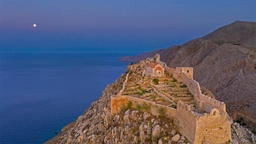
#> input picture segmentation_and_edge_detection/images/raw.jpeg, 256 x 144 px, shrunk from 1920 x 1080 before the run
$ python image_processing.py   (older library calls are emulated)
#> lines starting #> are read from the running program, lines starting #| are printed output that depends on the picture; after the words box and inside, x2 and y2 are one past the last pixel; in counts of white or black regions, pixels touching at a corner belong together
# ---
# jupyter:
#   jupytext:
#     formats: ipynb,py:light
#     text_representation:
#       extension: .py
#       format_name: light
#       format_version: '1.5'
#       jupytext_version: 1.14.0
#   kernelspec:
#     display_name: Python 3 (ipykernel)
#     language: python
#     name: python3
# ---

# # io

import matplotlib.pyplot as plt
import numpy as np
import seaborn as sns

import matplotlib.pyplot as plt
plt.rcParams["figure.figsize"] = (16,9)

import skimage
raw = skimage.io.imread("../images/raw.jpeg")
#> raw is the input picture: shape (144, 256, 3); mean R, G, B 88.3, 92.5, 116


def show(image,gray=True):
    if gray:
        sns.heatmap(image,cmap='gray',rasterized=True)
#         plt.imshow(image,cmap='gray')
    else:
        plt.imshow(image,rasterized=True)


show(raw,gray=False)
plt.savefig("../figures/raw.pdf")

gray = skimage.color.rgb2gray(raw)
show(gray)

# # edge_detect

# ## Sobel

import scipy.ndimage as ndi
import pandas as pd

kernel_x = np.array([
    [1,0,-1],
    [2,0,-2],
    [1,0,-1]])
x_sharpen = ndi.convolve(gray, kernel_x)
show(x_sharpen)

kernel_y = np.array([
    [1,2,1],
    [0,0,0],
    [-1,-2,-1]])
y_sharpen = ndi.convolve(gray,kernel_y)
show(y_sharpen)

show((x_sharpen ** 2 + y_sharpen ** 2) ** 1/2)

sobel_abs = abs(x_sharpen) + abs(y_sharpen)
show(sobel_abs)

sobel = skimage.filters.sobel(gray)
show(sobel)

pd.DataFrame({"sobel": sobel_abs.flatten(), "skimage.filter.sobel": sobel.flatten()}).plot(kind="kde")

# +
plt.subplot(2,2,1)
show(x_sharpen)

plt.subplot(2,2,2)
show(y_sharpen)

plt.subplot(2,2,3)
show(sobel_abs)

plt.subplot(2,2,4)
show(sobel)

plt.savefig("../figures/sobel.pdf",bbox_inches="tight")
#> figure, not shown here; panel 1: curve peaks at x = 0.0369, y = 5.11; panel 1: curve peaks at x = 0.00482, y = 36.06
# -

# ## Prewitt

# $$
#     G'x = \begin{bmatrix}
#         -1 & 0 & 1 \\
#         -1 & 0 & 1 \\
#         -1 & 0 & 1
#     \end{bmatrix}
#     \circledast A
# $$
#
# $$
#     G'y = \begin{bmatrix}
#         1 & 1 & 1 \\
#         0 & 0 & 0 \\
#         -1 & -1 & -1
#     \end{bmatrix}
#     \circledast A
# $$
#
# $$
#     A'(x,y) = |G'_x(x,y)| + |G'_y(x,y)|
# $$

kernel_x = np.array([
    [-1,0,1],
    [-1,0,1],
    [-1,0,1]])
x_sharpen = ndi.convolve(gray, kernel_x)
show(x_sharpen)

kernel_y = np.array([
    [1,1,1],
    [0,0,0],
    [-1,-1,-1]])
y_sharpen = ndi.convolve(gray,kernel_y)
show(y_sharpen)

new_abs = abs(x_sharpen) + abs(y_sharpen)
show(new_abs)

# +
plt.subplot(2,2,1)
show(sobel_abs)

plt.subplot(2,2,2)
show(new_abs)

plt.savefig("../figures/sobel_vs_prewitt.pdf",bbox_inches="tight")
#> figure, not shown here; panel 1: curve peaks at x = 0.0369, y = 5.11; panel 1: curve peaks at x = 0.00482, y = 36.06
# -

pd.DataFrame({"sobel": sobel_abs.flatten(), "personal": new_abs.flatten()}).plot(kind="kde")
plt.savefig("../figures/sobel_compare.pdf")
#> figure, not shown here; curve peaks at x = 0.0369, y = 5.11; curve peaks at x = 0.0254, y = 7.14

# # Hough 线检测

import matplotlib

edge = skimage.feature.canny(gray)
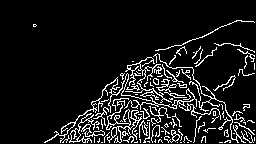
#> edge: shape (144, 256) bool; 10% white in thin lines or dots, all inside (x1, y1, x2, y2) = (33, 20, 255, 143)

plt.subplot(1,2,1)
show(sobel)
plt.subplot(1,2,2)
show(edge)


def display_houge_transform(edge):
    # Classic straight-line Hough transform
    # Set a precision of 0.5 degree.
    tested_angles = \
        np.linspace(-np.pi / 2, np.pi / 2, 360, endpoint=False)
    h, theta, d = \
        skimage.transform.hough_line(gray, theta=tested_angles)
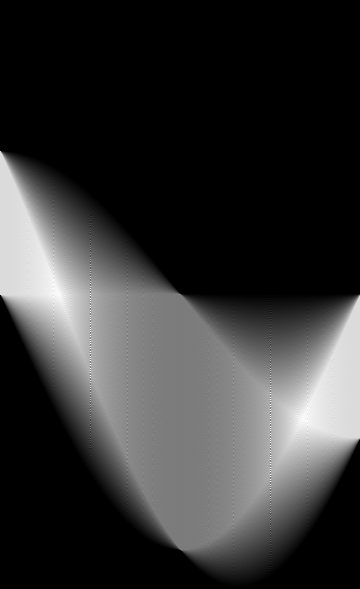
#> h: shape (589, 360) uint64; min 0, max 298, mean 62.6; drawn with min black and max white
#> theta = 360 values from -1.57 to 1.56; d = 589 values from -294 to 294

    # Generating figure 1
    fig, axes = plt.subplots(2,2)
    ax = axes.ravel()

    ax[0].imshow(edge, cmap=matplotlib.cm.gray)
    ax[0].set_title('caany edge detect')
    ax[0].set_axis_off()

    angle_step = 0.5 * np.diff(theta).mean()
#> angle_step = 0.00436
    d_step = 0.5 * np.diff(d).mean()
#> d_step = 0.5
    bounds = [np.rad2deg(theta[0] - angle_step),
              np.rad2deg(theta[-1] + angle_step),
              d[-1] + d_step, d[0] - d_step]
#> bounds = [-90.25, 89.75, 294.5, -294.5]
    # ax[1].imshow(
    #     np.log(1 + h),
    #     extent=bounds,
    #     cmap=matplotlib.cm.gray, aspect=1 / 1.5)
    ax[1].imshow(
        np.log(1 + h),
        extent=bounds,
        cmap=matplotlib.cm.gray)
    ax[1].set_title('Hough transform')
    ax[1].set_xlabel('Angles (degrees)')
    ax[1].set_ylabel('Distance (pixels)')
    ax[1].axis('image')

    ax[2].imshow(edge, cmap=matplotlib.cm.gray)
    ax[2].set_ylim((gray.shape[0], 0))
    ax[2].set_axis_off()
    ax[2].set_title('Detected lines')

    for _, angle, dist in \
            zip(*skimage.transform.hough_line_peaks(h, theta, d)):
        (x0, y0) = dist * np.array([np.cos(angle), np.sin(angle)])
        ax[2].axline((x0, y0), slope=np.tan(angle + np.pi/2))
#> this loop made 54 passes
#> (angle, dist, x0, y0) on passes 1 to 12: (1.11, 126, 56.22, 112.8), (-1.11, -5, -2.23, 4.47), (0.785, 180, 127.3, 127.3), (0.785, 170, 120.2, 120.2), (0.785, 158, 111.7, 111.7), (0.785, 148, 104.7, 104.7), (0.785, 136, 96.17, 96.17), (0.785, 124, 87.68, 87.68), (0.785, 112, 79.2, 79.2), (-0.785, 78, 55.15, -55.15), (-0.785, 66, 46.67, -46.67), (-0.785, 54, 38.18, -38.18)

    ax[3].set_axis_off()

    plt.tight_layout()


display_houge_transform(sobel)
plt.savefig("../figures/hough.pdf")

# + code_folding=[]
display_houge_transform(edge)
#> the loop in display_houge_transform (call 2), `for _, angle, dist in \ zip(*skimage.transform.hough_line_peaks(h, the..` made 54 passes

# +

edge = skimage.feature.canny(gray)
lines = skimage.transform.probabilistic_hough_line(
    edge,
    threshold=10,
    line_length=5,
    line_gap=3)
#> lines = 428 items

# Generating figure 2
fig, axes = plt.subplots(1, 3, figsize=(15, 5), sharex=True, sharey=True)
ax = axes.ravel()


ax[0].imshow(raw, cmap=matplotlib.cm.gray)
ax[0].set_title('Input image')

ax[1].imshow(edge, cmap=matplotlib.cm.gray)
ax[1].set_title('Canny edges')

ax[2].imshow(edge * 0)
for line in lines:
    p0, p1 = line
    ax[2].plot((p0[0], p1[0]), (p0[1], p1[1]))
#> this loop made 428 passes
#> (p0, p1) on passes 1 to 3: ((225, 109), (217, 109)), ((152, 85), (158, 81)), ((149, 70), (162, 61))
ax[2].set_xlim((0, raw.shape[1]))
ax[2].set_ylim((raw.shape[0], 0))
ax[2].set_title('Probabilistic Hough')

for a in ax:
    a.set_axis_off()

plt.tight_layout()
plt.savefig("../figures/probabilistic_hough.pdf")
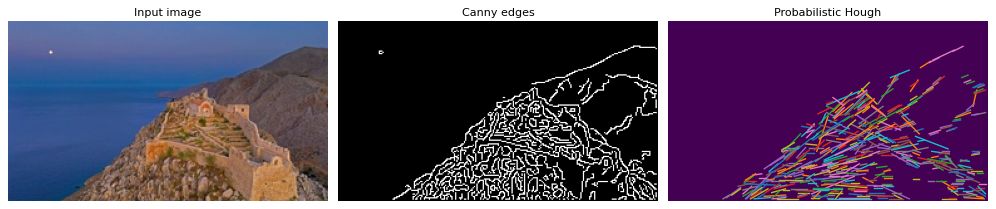
#> figure drawn by matplotlib, 3 panels

# +
import numpy as np

from skimage.transform import hough_line, hough_line_peaks
from skimage.feature import canny
from skimage.draw import line
from skimage import data

import matplotlib.pyplot as plt
from matplotlib import cm


# Constructing test image
image = np.zeros((200, 200))
#> image: shape (200, 200) float64; every value is 0
idx = np.arange(25, 175)
#> idx = 150 values from 25 to 174
image[idx, idx] = 255
image[line(45, 25, 25, 175)] = 255
image[line(25, 135, 175, 155)] = 255
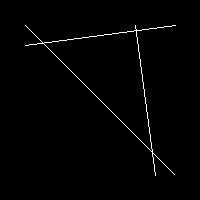
#> image: shape (200, 200) float64; 1.1% white in thin lines or dots, all inside (x1, y1, x2, y2) = (25, 25, 176, 176)

# Classic straight-line Hough transform
# Set a precision of 0.5 degree.
tested_angles = np.linspace(-np.pi / 2, np.pi / 2, 360, endpoint=False)
#> tested_angles = 360 values from -1.57 to 1.56
h, theta, d = hough_line(image, theta=tested_angles)
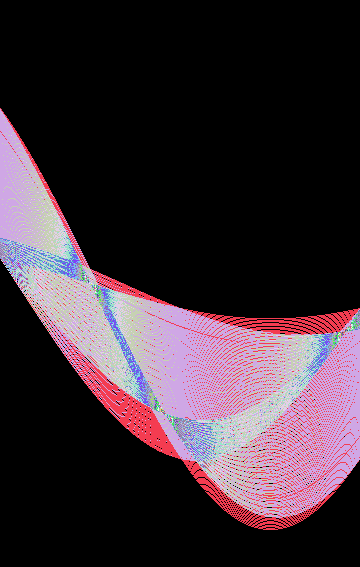
#> h: shape (567, 360) uint64; 62 distinct labels, from 0 to 150; one colour per label, 0 black
#> theta = 360 values from -1.57 to 1.56; d = 567 values from -283 to 283

# Generating figure 1
fig, axes = plt.subplots(1, 3, figsize=(15, 6))
ax = axes.ravel()

ax[0].imshow(image, cmap=cm.gray)
ax[0].set_title('Input image')
ax[0].set_axis_off()

angle_step = 0.5 * np.diff(theta).mean()
#> angle_step = 0.00436
d_step = 0.5 * np.diff(d).mean()
#> d_step = 0.5
bounds = [np.rad2deg(theta[0] - angle_step),
          np.rad2deg(theta[-1] + angle_step),
          d[-1] + d_step, d[0] - d_step]
#> bounds = [-90.25, 89.75, 283.5, -283.5]
ax[1].imshow(np.log(1 + h), extent=bounds, cmap=cm.gray, aspect=1 / 1.5)
ax[1].set_title('Hough transform')
ax[1].set_xlabel('Angles (degrees)')
ax[1].set_ylabel('Distance (pixels)')
ax[1].axis('image')

ax[2].imshow(image, cmap=cm.gray)
ax[2].set_ylim((image.shape[0], 0))
ax[2].set_axis_off()
ax[2].set_title('Detected lines')

for _, angle, dist in zip(*hough_line_peaks(h, theta, d)):
    (x0, y0) = dist * np.array([np.cos(angle), np.sin(angle)])
    ax[2].axline((x0, y0), slope=np.tan(angle + np.pi/2))
#> this loop made 3 passes
#> (angle, dist, x0, y0) on passes 1 to 3: (-0.785, 0, 0, 0), (1.44, 48, 6.27, 47.59), (-0.131, 131, 129.9, -17.1)

plt.tight_layout()
plt.savefig("../figures/hough_example.pdf")
plt.show()
#> figure, not shown here; panel 1: curve peaks at x = 0.0369, y = 5.11; panel 1: curve peaks at x = 0.0254, y = 7.14
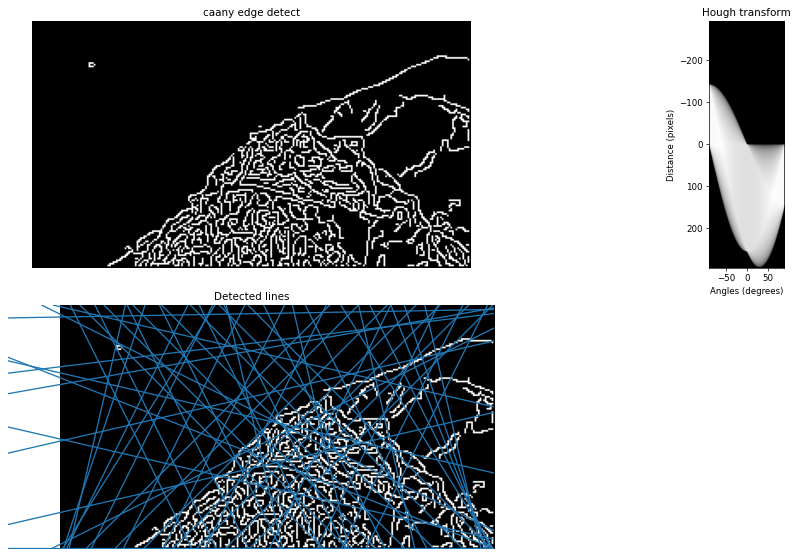
#> figure drawn by matplotlib, 3 panels
# -


# # image segmentation

pd.DataFrame({"gray": gray.flatten()}).plot(kind="kde")

fig, ax = skimage.filters.try_all_threshold(gray, figsize=(10, 8), verbose=False)

# +
from skimage.filters import threshold_minimum
thresh_min = skimage.filters.threshold_minimum(gray)
#> thresh_min = 0.842

pd.DataFrame({"gray": gray.flatten()}).plot(kind="kde")
plt.axvline(thresh_min, color='r')
plt.savefig("../figures/threshold.pdf")
#> figure, not shown here; curve peaks at x = 0.322, y = 6.79
# -

bin_image = gray.copy()
bin_image[bin_image > thresh_min] = 1
#> bin_image: shape (144, 256) float64; min 0, max 1, mean 0.366
bin_image[bin_image < thresh_min] = 0
#> bin_image: shape (144, 256) float64; values 0 (black) and 1 (white), 0.01% white in thin lines or dots, all inside (x1, y1, x2, y2) = (34, 25, 36, 26)
show(bin_image)
plt.savefig("../figures/bin.pdf")
#> figure, not shown here; panel 1: curve peaks at x = 0.322, y = 6.79
#> figure, not shown here; curve peaks at x = 0.322, y = 6.79
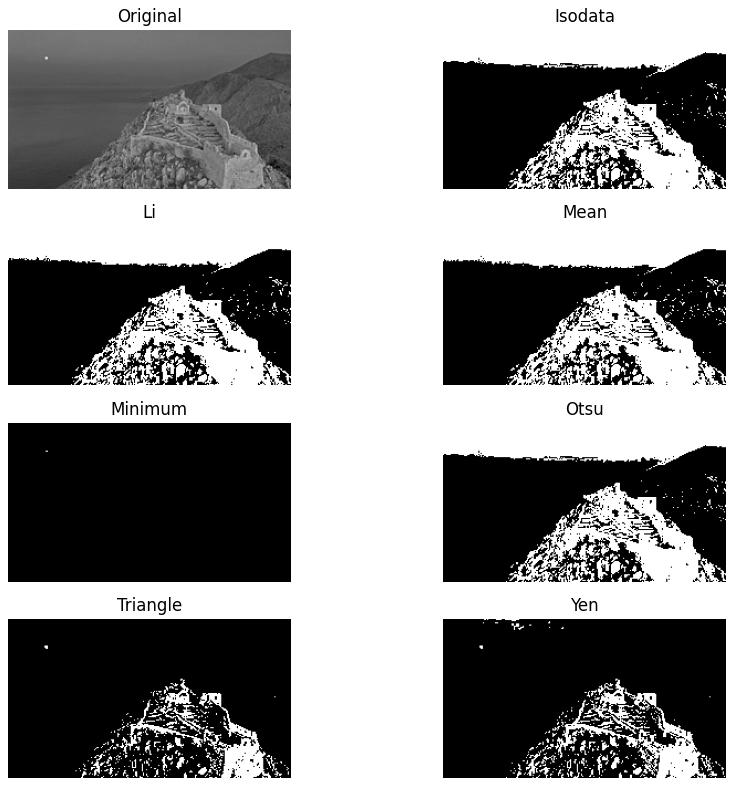
#> figure drawn by matplotlib, 8 panels
